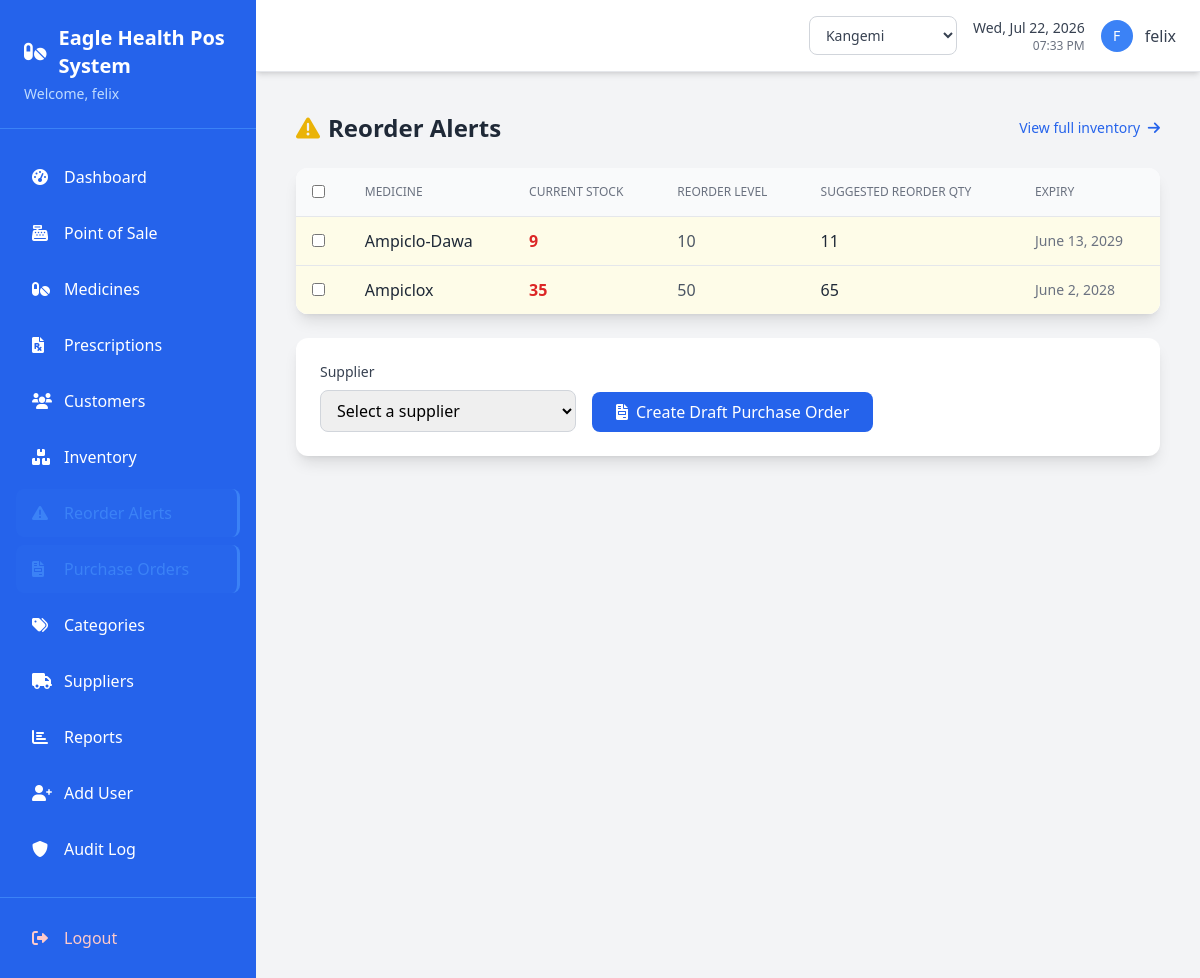
Page /reorder-alerts/ (signed in) on the committed database.
### pos/models.py (models this page shows, shortened)
class Inventory(models.Model):
    branch = models.ForeignKey(Branch, on_delete=models.PROTECT, related_name='inventory_items', null=True, blank=True)
    medicine = models.ForeignKey(Medicine, on_delete=models.CASCADE)
    quantity = models.IntegerField(validators=[MinValueValidator(0)])
    reorder_level = models.PositiveIntegerField(default=10, help_text="Triggers low-stock alert when quantity falls at or below this.")
    expiry_date = models.DateField()
    batch_number = models.CharField(max_length=50, blank=True)
    cost_price = models.DecimalField(max_digits=10, decimal_places=2, validators=[MinValueValidator(Decimal('0.01'))])
    created_at = models.DateTimeField(auto_now_add=True)
    updated_at = models.DateTimeField(auto_now=True)
    class Meta:
        verbose_name_plural = "Inventories"
    @property
    def is_expired(self):
        return self.expiry_date < timezone.now().date()

class Medicine(models.Model):
    name = models.CharField(max_length=100)
    category = models.ForeignKey(Category, on_delete=models.CASCADE)
    price = models.DecimalField(max_digits=10, decimal_places=2, validators=[MinValueValidator(Decimal('0.01'))])
    description = models.TextField(blank=True)
    manufacturer = models.CharField(max_length=100, blank=True)
    generic_name = models.CharField(max_length=150, blank=True, help_text="Clinical/active-ingredient name.")
    is_controlled_substance = models.BooleanField(default=False)
    barcode = models.CharField(max_length=50, blank=True, unique=True, null=True, help_text="Scannable SKU/barcode identifier.")
    is_active = models.BooleanField(default=True)
    created_at = models.DateTimeField(auto_now_add=True)
    updated_at = models.DateTimeField(auto_now=True)

### pos/views.py (the view)
# urls.py: path('reorder-alerts/', views.reorder_alerts, name='reorder_alerts'),
@login_required
def reorder_alerts(request):
    if request.active_branch_id is None:
        messages.warning(request, 'Please select a specific branch to view reorder alerts.')
        return redirect('dashboard')
    low_stock_items = Inventory.objects.select_related('medicine', 'branch').filter(
        branch_id=request.active_branch_id,
        quantity__lte=F('reorder_level'),
    ).order_by('medicine__name')
    alerts = []
    for item in low_stock_items:
        suggested_qty = max(item.reorder_level * 2 - item.quantity, item.reorder_level)
        alerts.append({'item': item, 'suggested_qty': suggested_qty})
    suppliers = Supplier.objects.filter(is_active=True).order_by('name')
    return render(request, 'pos/reorder_alerts.html', {
        'alerts': alerts,
        'suppliers': suppliers,
    })

### pos/context_processors.py (called while the page is built)
def branch_context(request):
    if not request.user.is_authenticated:
        return {}
    return {
        'branches': Branch.objects.filter(is_active=True) if getattr(request, 'is_branch_admin', False) else [],
        'active_branch': Branch.objects.filter(id=request.active_branch_id).first() if getattr(request, 'active_branch_id', None) else None,
    }

### pos/models.py (called while the page is built)
    def get_accessible_branches(self):
        if self.role == 'admin':
            return Branch.objects.filter(is_active=True)
        return Branch.objects.filter(id=self.branch_id, is_active=True) if self.branch_id else Branch.objects.none()

### templates/pos/reorder_alerts.html (shortened to what this page needs)
{% extends 'base.html' %}
{% block content %}
<div class="max-w-6xl mx-auto p-4">
    <div class="flex justify-between items-center mb-6">
        <h1 class="text-2xl font-bold text-gray-800">
            <i class="fas fa-triangle-exclamation mr-2 text-yellow-500"></i>Reorder Alerts
        </h1>
        <a href="{% url 'inventory_list' %}" class="text-blue-600 hover:text-blue-800 text-sm font-medium">
            View full inventory <i class="fas fa-arrow-right ml-1"></i>
        </a>
    </div>
    {% if alerts %}
    <form method="post" action="{% url 'create_reorder' %}">
        <div class="bg-white rounded-xl shadow-lg overflow-hidden mb-6">
            <table class="min-w-full divide-y divide-gray-200">
                <thead class="bg-gray-50">
                    <tr>
                        <th class="px-4 py-3 text-left"><input type="checkbox" onclick="toggleAll(this)"></th>
                        <th class="px-4 py-3 text-left text-xs font-medium text-gray-500 uppercase">Medicine</th>
                        <th class="px-4 py-3 text-left text-xs font-medium text-gray-500 uppercase">Current Stock</th>
                        <th class="px-4 py-3 text-left text-xs font-medium text-gray-500 uppercase">Reorder Level</th>
                        <th class="px-4 py-3 text-left text-xs font-medium text-gray-500 uppercase">Suggested Reorder Qty</th>
                        <th class="px-4 py-3 text-left text-xs font-medium text-gray-500 uppercase">Expiry</th>
                    </tr>
                </thead>
                <tbody class="bg-white divide-y divide-gray-200">
                    {% for alert in alerts %}
                    <tr class="{% if alert.item.is_expired %}bg-red-50{% else %}bg-yellow-50{% endif %}">
                        <td class="px-4 py-3">
                            <input type="checkbox" name="item_ids" value="{{ alert.item.id }}" class="item-checkbox">
                        </td>
                        <td class="px-4 py-3 font-medium text-gray-800">{{ alert.item.medicine.name }}</td>
                        <td class="px-4 py-3 text-red-600 font-semibold">{{ alert.item.quantity }}</td>
                        <td class="px-4 py-3 text-gray-600">{{ alert.item.reorder_level }}</td>
                        <td class="px-4 py-3 text-gray-800 font-medium">{{ alert.suggested_qty }}</td>
                        <td class="px-4 py-3 text-gray-500 text-sm">
                            {{ alert.item.expiry_date }}
                        </td>
                    </tr>
                    {% endfor %}
                </tbody>
            </table>
        </div>
        <div class="bg-white rounded-xl shadow-lg p-6 flex flex-wrap items-end gap-4">
            <div>
                <label class="block text-sm font-medium text-gray-700 mb-2">Supplier</label>
                <select name="supplier_id" required class="px-3 py-2 border border-gray-300 rounded-lg w-64">
                    <option value="" disabled selected>Select a supplier</option>
                </select>
            </div>
            <button type="submit" class="px-6 py-2 bg-blue-600 text-white rounded-lg hover:bg-blue-700 transition-colors">
                <i class="fas fa-file-invoice mr-2"></i>Create Draft Purchase Order
            </button>
        </div>
    </form>
    {% else %}
    <div class="bg-white rounded-xl shadow-lg p-12 text-center text-gray-500">
        <i class="fas fa-circle-check text-4xl text-green-400 mb-3"></i>
        <p>All stock levels are healthy at this branch — nothing needs reordering right now.</p>
    </div>
    {% endif %}
</div>
{% endblock %}

### templates/base.html (shortened to what this page needs)
{% load crispy_forms_tags %}
<!doctype html>
<html lang="en">
  <head>
    <script src="https://cdn.tailwindcss.com"></script>
    <link
      rel="stylesheet"
      href="https://cdnjs.cloudflare.com/ajax/libs/font-awesome/6.0.0/css/all.min.css"
    />
  </head>
  <body class="bg-gray-100 font-sans">
    <div class="flex h-screen">
      <div class="bg-blue-600 text-white w-64 flex-shrink-0 flex flex-col">
        <div class="p-6 border-b border-blue-500">
          <h1 class="text-xl font-bold flex items-center">
            <i class="fas fa-pills mr-3"></i>
            Eagle Health Pos System
          </h1>
          <p class="text-blue-200 text-sm mt-1">
            Welcome, {{ user.first_name|default:user.username }}
          </p>
        </div>
        <nav class="flex-1 px-4 py-6 space-y-2">
          <a
            href="{% url 'dashboard' %}"
            class="flex items-center px-4 py-3 rounded-lg hover:bg-blue-700 transition-colors duration-200 {% if request.resolver_match.url_name == 'dashboard' %}sidebar-active{% endif %}"
          >
            <i class="fas fa-tachometer-alt w-5 mr-3"></i>
            <span>Dashboard</span>
          </a>
          <a
            href="{% url 'pos_sale' %}"
            class="flex items-center px-4 py-3 rounded-lg hover:bg-blue-700 transition-colors duration-200 {% if request.resolver_match.url_name == 'pos_sale' %}sidebar-active{% endif %}"
          >
            <i class="fas fa-cash-register w-5 mr-3"></i>
            <span>Point of Sale</span>
          </a>
          <a
            href="{% url 'medicine_list' %}"
            class="flex items-center px-4 py-3 rounded-lg hover:bg-blue-700 transition-colors duration-200 {% if 'medicine' in request.resolver_match.url_name %}sidebar-active{% endif %}"
          >
            <i class="fas fa-pills w-5 mr-3"></i>
            <span>Medicines</span>
          </a>
          <a
            href="{% url 'prescription_list' %}"
            class="flex items-center px-4 py-3 rounded-lg hover:bg-blue-700 transition-colors duration-200 {% if 'prescription' in request.resolver_match.url_name %}sidebar-active{% endif %}"
          >
            <i class="fas fa-file-prescription w-5 mr-3"></i>
            <span>Prescriptions</span>
          </a>
          <a
            href="{% url 'customer_list' %}"
            class="flex items-center px-4 py-3 rounded-lg hover:bg-blue-700 transition-colors duration-200 {% if 'customer' in request.resolver_match.url_name %}sidebar-active{% endif %}"
          >
            <i class="fas fa-users w-5 mr-3"></i>
            <span>Customers</span>
          </a>
          <a
            href="{% url 'inventory_list' %}"
            class="flex items-center px-4 py-3 rounded-lg hover:bg-blue-700 transition-colors duration-200 {% if 'inventory' in request.resolver_match.url_name %}sidebar-active{% endif %}"
          >
            <i class="fas fa-boxes w-5 mr-3"></i>
            <span>Inventory</span>
          </a>
          <a
            href="{% url 'reorder_alerts' %}"
            class="flex items-center px-4 py-3 rounded-lg hover:bg-blue-700 transition-colors duration-200 {% if 'reorder' in request.resolver_match.url_name %}sidebar-active{% endif %}"
          >
            <i class="fas fa-triangle-exclamation w-5 mr-3"></i>
            <span>Reorder Alerts</span>
          </a>
          <a
            href="{% url 'order_list' %}"
            class="flex items-center px-4 py-3 rounded-lg hover:bg-blue-700 transition-colors duration-200 {% if 'order' in request.resolver_match.url_name %}sidebar-active{% endif %}"
          >
            <i class="fas fa-file-invoice w-5 mr-3"></i>
            <span>Purchase Orders</span>
          </a>
          <a
            href="{% url 'category_list' %}"
            class="flex items-center px-4 py-3 rounded-lg hover:bg-blue-700 transition-colors duration-200 {% if 'categor' in request.resolver_match.url_name %}sidebar-active{% endif %}"
          >
            <i class="fas fa-tags w-5 mr-3"></i>
            <span>Categories</span>
          </a>
          <a
            href="{% url 'supplier_list' %}"
            class="flex items-center px-4 py-3 rounded-lg hover:bg-blue-700 transition-colors duration-200 {% if 'supplier' in request.resolver_match.url_name %}sidebar-active{% endif %}"
          >
            <i class="fas fa-truck w-5 mr-3"></i>
            <span>Suppliers</span>
          </a>
          <a
            href="{% url 'sales_report' %}"
            class="flex items-center px-4 py-3 rounded-lg hover:bg-blue-700 transition-colors duration-200 {% if 'report' in request.resolver_match.url_name %}sidebar-active{% endif %}"
          >
            <i class="fas fa-chart-bar w-5 mr-3"></i>
            <span>Reports</span>
          </a>
          <a
            href="{% url 'add_user' %}"
            class="flex items-center px-4 py-3 rounded-lg hover:bg-blue-700 transition-colors duration-200 {% if request.resolver_match.url_name == 'add_user' %}sidebar-active{% endif %}"
          >
            <i class="fas fa-user-plus w-5 mr-3"></i>
            <span>Add User</span>
          </a>
          {% if user.profile.role == 'admin' %}
          <a
            href="{% url 'audit_log_list' %}"
            class="flex items-center px-4 py-3 rounded-lg hover:bg-blue-700 transition-colors duration-200 {% if request.resolver_match.url_name == 'audit_log_list' %}sidebar-active{% endif %}"
          >
            <i class="fas fa-shield-alt w-5 mr-3"></i>
            <span>Audit Log</span>
          </a>
          {% endif %}
        </nav>
        <div class="p-4 border-t border-blue-500">
          <a
            href="{% url 'login' %}"
            class="flex items-center px-4 py-3 rounded-lg hover:bg-red-600 transition-colors duration-200 text-red-200 hover:text-white"
          >
            <i class="fas fa-sign-out-alt w-5 mr-3"></i>
            <span>Logout</span>
          </a>
        </div>
      </div>
      <div class="flex-1 flex flex-col overflow-hidden">
<header class="bg-white shadow-md border-b border-gray-200 px-6 py-4">
  <div class="flex justify-between items-center">
    <div class="flex items-center space-x-4">
      {% if user.profile.role == 'admin' %}
      <div class="relative">
        <select
          onchange="window.location.href=this.value"
          class="border border-gray-300 rounded-lg px-3 py-2 text-sm font-medium text-gray-700 bg-white hover:border-blue-400 focus:outline-none focus:ring-2 focus:ring-blue-400"
        >
          {% for b in branches %}
            <option value="{% url 'switch_branch' b.id %}" {% if active_branch.id == b.id %}selected{% endif %}>
              {{ b.name }}
            </option>
          {% endfor %}
        </select>
      </div>
      {% elif active_branch %}
      <div class="flex items-center px-3 py-2 bg-blue-50 border border-blue-200 rounded-lg">
        <i class="fas fa-store text-blue-500 mr-2 text-sm"></i>
        <span class="text-sm font-medium text-blue-700">{{ active_branch.name }}</span>
      </div>
      {% endif %}
      <div class="text-right">
        <p
          class="text-sm font-medium text-gray-700"
          id="current-date"
        ></p>
        <p class="text-xs text-gray-500" id="current-time"></p>
      </div>
      <div class="flex items-center space-x-3">
        <div
          class="w-8 h-8 bg-blue-500 rounded-full flex items-center justify-center"
        >
          <span class="text-white font-medium text-sm">
            {{ user.first_name.0|default:user.username.0|upper }}
          </span>
        </div>
        <span class="text-gray-700 font-medium"
          >{{ user.first_name|default:user.username }}</span
        >
      </div>
    </div>
  </div>
</header>
        <main class="flex-1 overflow-auto p-6">
           {% block content %}{% endblock %}
        </main>
      </div>
    </div>
  </body>
</html>

### templates/base.html (style rules this page uses)
.sidebar-active { background-color: rgba(59, 130, 246, 0.1); border-right: 3px solid #3b82f6; }
.sidebar-active i, .sidebar-active span { color: #3b82f6; }

### rows in the picture
Inventory: item.medicine.name "Ampiclo-Dawa", item.quantity "9", item.reorder_level "10", suggested_qty "11", item.expiry_date "June 13, 2029"
Inventory: item.medicine.name "Ampiclox", item.quantity "35", item.reorder_level "50", suggested_qty "65", item.expiry_date "June 2, 2028"

### other values in the picture
{{ user.first_name|default:user.username }} "felix"
{{ user.first_name.0|default:user.username.0|upper }} "F"
form field value "Kangemi"
